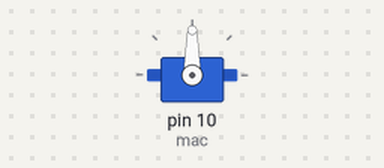
The sketch below on a simulated Arduino Uno, built with avr-gcc and run on an emulated ATmega328P. Shown: servo.

Above: at 0.05 s.
At 1.5 s:
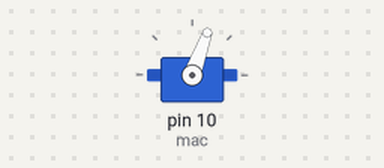
At 3.0 s:
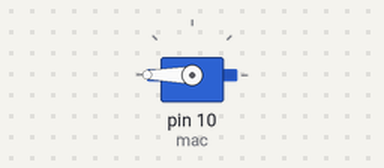
At 7.0 s:
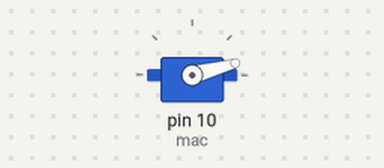
Timing chart, 0 to 9.1 s (numbered marks = the images above):
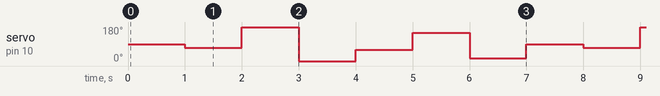

The sketch:

servo.ino
```cpp
#include <Servo.h>
Servo mac;
int dt=1000;
void setup() {
  Serial.begin(9600);
  mac.attach(10);


}

void loop() {
  mac.write(90); delay(dt);
  mac.write(70); delay(dt);
  mac.write(180); delay(dt);
  mac.write(0); delay(dt);
  mac.write(60); delay(dt);
  mac.write(150); delay(dt);
  mac.write(15); delay(dt);


}
```

Measured:
- by itself, servo on pin 10 (mac): repeats every 7.0 s: 180° 1.0 s, 0° 1.0 s, 60° 1.0 s, 150° 1.0 s, 15° 1.0 s, 90° 1.0 s, 70° 1.0 s
